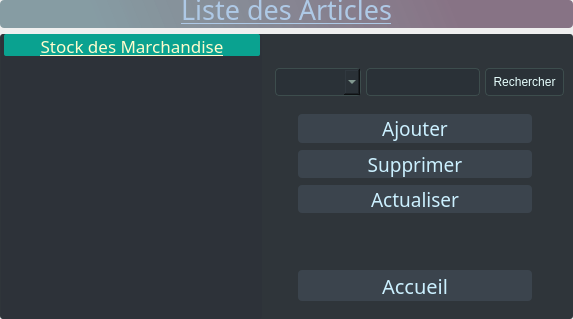
         <widget class="QWidget" name="listeArticle">
          <property name="sizePolicy">
           <sizepolicy hsizetype="Expanding" vsizetype="Expanding">
            <horstretch>0</horstretch>
            <verstretch>0</verstretch>
           </sizepolicy>
          </property>
          <property name="styleSheet">
           <string notr="true">border-radius:4px;</string>
          </property>
          <layout class="QVBoxLayout" name="verticalLayout_7">
           <property name="leftMargin">
            <number>0</number>
           </property>
           <property name="topMargin">
            <number>0</number>
           </property>
           <property name="rightMargin">
            <number>0</number>
           </property>
           <property name="bottomMargin">
            <number>0</number>
           </property>
           <item>
            <widget class="QLabel" name="label_8">
             <property name="sizePolicy">
              <sizepolicy hsizetype="Minimum" vsizetype="Expanding">
               <horstretch>0</horstretch>
               <verstretch>0</verstretch>
              </sizepolicy>
             </property>
             <property name="maximumSize">
              <size>
               <width>16777215</width>
               <height>28</height>
              </size>
             </property>
             <property name="font">
              <font>
               <family>Corbel Light</family>
               <pointsize>20</pointsize>
               <underline>true</underline>
              </font>
             </property>
             <property name="styleSheet">
              <string notr="true">color: rgb(174, 201, 230);
background-color: qlineargradient(spread:pad, x1:0.13, y1:0.568, x2:0.984925, y2:0.551, stop:0.0430622 rgba(0, 49, 65, 112), stop:0.784689 rgba(54, 18, 50, 143));</string>
             </property>
             <property name="text">
              <string>Liste des Articles</string>
             </property>
             <property name="alignment">
              <set>Qt::AlignBottom|Qt::AlignHCenter</set>
             </property>
            </widget>
           </item>
           <item>
            <widget class="QGroupBox" name="groupBox_13">
             <property name="sizePolicy">
              <sizepolicy hsizetype="Expanding" vsizetype="Preferred">
               <horstretch>0</horstretch>
               <verstretch>0</verstretch>
              </sizepolicy>
             </property>
             <property name="maximumSize">
              <size>
               <width>16777215</width>
               <height>16777215</height>
              </size>
             </property>
             <property name="styleSheet">
              <string notr="true">background-color: rgb(47, 53, 58);
border-radius :3px;</string>
             </property>
             <property name="title">
              <string/>
             </property>
             <layout class="QHBoxLayout" name="horizontalLayout_10">
              <property name="spacing">
               <number>6</number>
              </property>
              <property name="leftMargin">
               <number>1</number>
              </property>
              <property name="topMargin">
               <number>0</number>
              </property>
              <property name="bottomMargin">
               <number>0</number>
              </property>
              <item>
               <widget class="QGroupBox" name="groupBox_17">
                <property name="sizePolicy">
                 <sizepolicy hsizetype="Expanding" vsizetype="Expanding">
                  <horstretch>0</horstretch>
                  <verstretch>0</verstretch>
                 </sizepolicy>
                </property>
                <property name="maximumSize">
                 <size>
                  <width>695</width>
                  <height>16777215</height>
                 </size>
                </property>
                <property name="styleSheet">
                 <string notr="true">background-color: rgb(45, 50, 57);</string>
                </property>
                <property name="title">
                 <string/>
                </property>
                <layout class="QVBoxLayout" name="verticalLayout_10">
                 <property name="leftMargin">
                  <number>3</number>
                 </property>
                 <property name="topMargin">
                  <number>0</number>
                 </property>
                 <property name="rightMargin">
                  <number>2</number>
                 </property>
                 <item>
                  <widget class="QLabel" name="label_11">
                   <property name="sizePolicy">
                    <sizepolicy hsizetype="Expanding" vsizetype="Expanding">
                     <horstretch>0</horstretch>
                     <verstretch>0</verstretch>
                    </sizepolicy>
                   </property>
                   <property name="maximumSize">
                    <size>
                     <width>16777215</width>
                     <height>22</height>
                    </size>
                   </property>
                   <property name="font">
                    <font>
                     <family>Corbel</family>
                     <pointsize>13</pointsize>
                     <underline>true</underline>
                    </font>
                   </property>
                   <property name="styleSheet">
                    <string notr="true">background-color: rgb(10, 162, 144);
border-radius : 2px;
color: rgb(255, 252, 205);</string>
                   </property>
                   <property name="text">
                    <string>Stock des Marchandise</string>
                   </property>
                   <property name="alignment">
                    <set>Qt::AlignHCenter|Qt::AlignTop</set>
                   </property>
                  </widget>
                 </item>
                 <item>
                  <widget class="QTableView" name="stocks">
                   <property name="sizePolicy">
                    <sizepolicy hsizetype="Expanding" vsizetype="Expanding">
                     <horstretch>0</horstretch>
                     <verstretch>0</verstretch>
                    </sizepolicy>
                   </property>
                   <property name="maximumSize">
                    <size>
                     <width>694</width>
                     <height>16777215</height>
                    </size>
                   </property>
                   <property name="font">
                    <font>
                     <family>Consolas</family>
                     <pointsize>12</pointsize>
                    </font>
                   </property>
                   <property name="styleSheet">
                    <string notr="true">color: rgb(176, 213, 207);
selection-background-color:rgb(10, 162, 144);
selection-color: rgb(98, 247, 158);
background-image: url(:/img/icon/img03.png);</string>
                   </property>
                   <property name="editTriggers">
                    <set>QAbstractItemView::AnyKeyPressed|QAbstractItemView::EditKeyPressed</set>
                   </property>
                   <property name="selectionBehavior">
                    <enum>QAbstractItemView::SelectRows</enum>
                   </property>
                   <property name="verticalScrollMode">
                    <enum>QAbstractItemView::ScrollPerItem</enum>
                   </property>
                   <property name="horizontalScrollMode">
                    <enum>QAbstractItemView::ScrollPerItem</enum>
                   </property>
                   <property name="gridStyle">
                    <enum>Qt::CustomDashLine</enum>
                   </property>
                   <attribute name="horizontalHeaderCascadingSectionResizes">
                    <bool>true</bool>
                   </attribute>
                   <attribute name="horizontalHeaderDefaultSectionSize">
                    <number>100</number>
                   </attribute>
                   <attribute name="verticalHeaderCascadingSectionResizes">
                    <bool>true</bool>
                   </attribute>
                  </widget>
                 </item>
                </layout>
               </widget>
              </item>
              <item>
               <widget class="QGroupBox" name="groupBox_14">
                <property name="sizePolicy">
                 <sizepolicy hsizetype="Expanding" vsizetype="Expanding">
                  <horstretch>0</horstretch>
                  <verstretch>0</verstretch>
                 </sizepolicy>
                </property>
                <property name="maximumSize">
                 <size>
                  <width>358</width>
                  <height>16777215</height>
                 </size>
                </property>
                <property name="styleSheet">
                 <string notr="true"/>
                </property>
                <property name="title">
                 <string/>
                </property>
                <property name="alignment">
                 <set>Qt::AlignJustify|Qt::AlignVCenter</set>
                </property>
                <layout class="QVBoxLayout" name="verticalLayout_8">
                 <property name="spacing">
                  <number>0</number>
                 </property>
                 <property name="sizeConstraint">
                  <enum>QLayout::SetDefaultConstraint</enum>
                 </property>
                 <property name="leftMargin">
                  <number>0</number>
                 </property>
                 <property name="topMargin">
                  <number>20</number>
                 </property>
                 <property name="rightMargin">
                  <number>0</number>
                 </property>
                 <property name="bottomMargin">
                  <number>9</number>
                 </property>
                 <item>
                  <widget class="QGroupBox" name="groupBox_15">
                   <property name="sizePolicy">
                    <sizepolicy hsizetype="Expanding" vsizetype="Expanding">
                     <horstretch>0</horstretch>
                     <verstretch>0</verstretch>
                    </sizepolicy>
                   </property>
                   <property name="maximumSize">
                    <size>
                     <width>350</width>
                     <height>51</height>
                    </size>
                   </property>
                   <property name="font">
                    <font>
                     <family>Consolas</family>
                    </font>
                   </property>
                   <property name="title">
                    <string/>
                   </property>
                   <layout class="QHBoxLayout" name="horizontalLayout_9">
                    <property name="spacing">
                     <number>5</number>
                    </property>
                    <property name="leftMargin">
                     <number>7</number>
                    </property>
                    <property name="topMargin">
                     <number>14</number>
                    </property>
                    <property name="rightMargin">
                     <number>0</number>
                    </property>
                    <item>
                     <widget class="QComboBox" name="typeArcticle">
                      <property name="sizePolicy">
                       <sizepolicy hsizetype="Expanding" vsizetype="Fixed">
                        <horstretch>0</horstretch>
                        <verstretch>0</verstretch>
                       </sizepolicy>
                      </property>
                      <property name="maximumSize">
                       <size>
                        <width>16777215</width>
                        <height>28</height>
                       </size>
                      </property>
                      <property name="font">
                       <font>
                        <family>Corbel</family>
                        <pointsize>11</pointsize>
                       </font>
                      </property>
                      <property name="styleSheet">
                       <string notr="true">#typeArcticle{

	color: rgb(181, 213, 198);
	border : 1px solid rgb(61, 77, 77);
	border-radius : 4px;
	padding :5px;
 	background-color: rgb(42, 49, 55);  
	
	

}
#typeArcticle:hover{
gridline-color: rgb(255, 229, 125);
	selection-background-color: rgb(31, 188, 190);
	selection-color: rgb(0, 70, 58);
	color: rgb(5, 255, 247);
border : 1px solid rgb(108, 135, 133);
}</string>
                      </property>
                     </widget>
                    </item>
                    <item>
                     <widget class="QLineEdit" name="recherche">
                      <property name="sizePolicy">
                       <sizepolicy hsizetype="Expanding" vsizetype="Expanding">
                        <horstretch>0</horstretch>
                        <verstretch>0</verstretch>
                       </sizepolicy>
                      </property>
                      <property name="maximumSize">
                       <size>
                        <width>145</width>
                        <height>28</height>
                       </size>
                      </property>
                      <property name="styleSheet">
                       <string notr="true">#recherche{
color: rgb(231, 255, 254);
border : 1px solid rgb(61, 77, 77);
border-radius : 4px;
padding :3px;
background-color: rgb(42, 49, 55);
}
#recherche:hover{
	color: rgb(5, 255, 247);
border : 1px solid rgb(108, 135, 133);
}</string>
                      </property>
                      <property name="alignment">
                       <set>Qt::AlignLeading|Qt::AlignLeft|Qt::AlignVCenter</set>
                      </property>
                     </widget>
                    </item>
                    <item>
                     <widget class="QToolButton" name="rechercher">
                      <property name="sizePolicy">
                       <sizepolicy hsizetype="Fixed" vsizetype="Expanding">
                        <horstretch>0</horstretch>
                        <verstretch>0</verstretch>
                       </sizepolicy>
                      </property>
                      <property name="maximumSize">
                       <size>
                        <width>16777215</width>
                        <height>28</height>
                       </size>
                      </property>
                      <property name="styleSheet">
                       <string notr="true">#rechercher{
color: rgb(231, 255, 254);
border : 1px solid rgb(61, 77, 77);
border-radius : 4px;
padding :3px;
background-color: rgb(42, 49, 55);
}
#rechercher:hover{
	color: rgb(5, 255, 247);
border : 1px solid rgb(108, 135, 133);
}</string>
                      </property>
                      <property name="text">
                       <string>Rechercher</string>
                      </property>
                     </widget>
                    </item>
                   </layout>
                  </widget>
                 </item>
                 <item>
                  <widget class="QGroupBox" name="groupBox_16">
                   <property name="sizePolicy">
                    <sizepolicy hsizetype="Expanding" vsizetype="Expanding">
                     <horstretch>0</horstretch>
                     <verstretch>0</verstretch>
                    </sizepolicy>
                   </property>
                   <property name="maximumSize">
                    <size>
                     <width>294</width>
                     <height>16777215</height>
                    </size>
                   </property>
                   <property name="styleSheet">
                    <string notr="true"/>
                   </property>
                   <property name="title">
                    <string/>
                   </property>
                   <layout class="QVBoxLayout" name="verticalLayout_9">
                    <property name="spacing">
                     <number>7</number>
                    </property>
                    <property name="leftMargin">
                     <number>30</number>
                    </property>
                    <property name="rightMargin">
                     <number>30</number>
                    </property>
                    <item>
                     <widget class="QToolButton" name="ajoutArticle">
                      <property name="sizePolicy">
                       <sizepolicy hsizetype="Expanding" vsizetype="Expanding">
                        <horstretch>0</horstretch>
                        <verstretch>0</verstretch>
                       </sizepolicy>
                      </property>
                      <property name="maximumSize">
                       <size>
                        <width>16777215</width>
                        <height>29</height>
                       </size>
                      </property>
                      <property name="font">
                       <font>
                        <family>Corbel</family>
                        <pointsize>14</pointsize>
                       </font>
                      </property>
                      <property name="styleSheet">
                       <string notr="true">
#ajoutArticle:hover{
	font: 12pt &quot;Corbel&quot;;
border-radius :4px;
	
	background-color: qlineargradient(spread:pad, x1:0.0301508, y1:0.5, x2:0.944, y2:0.55, stop:0.0753769 rgba(6, 82, 96, 52), stop:0.784689 rgba(4, 111, 119, 57));
	color: rgb(27, 253, 238);
}
#ajoutArticle{
	color: rgb(203, 240, 255);
border-radius :4px;
background-color: rgb(59, 68, 77);
}</string>
                      </property>
                      <property name="text">
                       <string>Ajouter</string>
                      </property>
                     </widget>
                    </item>
                    <item>
                     <widget class="QToolButton" name="supprimerArticle">
                      <property name="sizePolicy">
                       <sizepolicy hsizetype="Expanding" vsizetype="Expanding">
                        <horstretch>0</horstretch>
                        <verstretch>0</verstretch>
                       </sizepolicy>
                      </property>
                      <property name="maximumSize">
                       <size>
                        <width>16777215</width>
                        <height>28</height>
                       </size>
                      </property>
                      <property name="font">
                       <font>
                        <family>Corbel</family>
                        <pointsize>14</pointsize>
                        <weight>50</weight>
                        <italic>false</italic>
                        <bold>false</bold>
                       </font>
                      </property>
                      <property name="styleSheet">
                       <string notr="true">
#supprimerArticle:hover{
	font: 12pt &quot;Corbel&quot;;
border-radius :4px;
	
	background-color: qlineargradient(spread:pad, x1:0.0301508, y1:0.5, x2:0.944, y2:0.55, stop:0.0753769 rgba(6, 82, 96, 52), stop:0.784689 rgba(4, 111, 119, 57));
	color: rgb(27, 253, 238);
}
#supprimerArticle{
	color: rgb(203, 240, 255);
border-radius :4px;
background-color: rgb(59, 68, 77);
}</string>
                      </property>
                      <property name="text">
                       <string>Supprimer</string>
                      </property>
                     </widget>
                    </item>
                    <item>
                     <widget class="QToolButton" name="actualiserArticle">
                      <property name="sizePolicy">
                       <sizepolicy hsizetype="Minimum" vsizetype="Fixed">
                        <horstretch>0</horstretch>
                        <verstretch>0</verstretch>
                       </sizepolicy>
                      </property>
                      <property name="maximumSize">
                       <size>
                        <width>16777215</width>
                        <height>28</height>
                       </size>
                      </property>
                      <property name="font">
                       <font>
                        <family>Corbel</family>
                        <pointsize>14</pointsize>
                       </font>
                      </property>
                      <property name="styleSheet">
                       <string notr="true">
#actualiserArticle:hover{
	font: 12pt &quot;Corbel&quot;;
border-radius :4px;
	
	background-color: qlineargradient(spread:pad, x1:0.0301508, y1:0.5, x2:0.944, y2:0.55, stop:0.0753769 rgba(6, 82, 96, 52), stop:0.784689 rgba(4, 111, 119, 57));
	color: rgb(27, 253, 238);
}
#actualiserArticle{
	color: rgb(203, 240, 255);
border-radius :4px;
background-color: rgb(59, 68, 77);
}</string>
                      </property>
                      <property name="text">
                       <string>Actualiser</string>
                      </property>
                     </widget>
                    </item>
                    <item>
                     <spacer name="verticalSpacer">
                      <property name="orientation">
                       <enum>Qt::Vertical</enum>
                      </property>
                      <property name="sizeType">
                       <enum>QSizePolicy::Fixed</enum>
                      </property>
                      <property name="sizeHint" stdset="0">
                       <size>
                        <width>20</width>
                        <height>50</height>
                       </size>
                      </property>
                     </spacer>
                    </item>
                    <item>
                     <widget class="QToolButton" name="retourneAccueil">
                      <property name="sizePolicy">
                       <sizepolicy hsizetype="Expanding" vsizetype="Fixed">
                        <horstretch>0</horstretch>
                        <verstretch>0</verstretch>
                       </sizepolicy>
                      </property>
                      <property name="font">
                       <font>
                        <family>Corbel</family>
                        <pointsize>15</pointsize>
                       </font>
                      </property>
                      <property name="styleSheet">
                       <string notr="true">
#retourneAccueil:hover{
	font: 12pt &quot;Corbel&quot;;
border-radius :4px;
	
	background-color: qlineargradient(spread:pad, x1:0.0301508, y1:0.5, x2:0.944, y2:0.55, stop:0.0753769 rgba(6, 82, 96, 52), stop:0.784689 rgba(4, 111, 119, 57));
	color: rgb(27, 253, 238);
}
#retourneAccueil{
	color: rgb(203, 240, 255);
border-radius :4px;
background-color: rgb(59, 68, 77);
}</string>
                      </property>
                      <property name="text">
                       <string>Accueil</string>
                      </property>
                     </widget>
                    </item>
                   </layout>
                  </widget>
                 </item>
                </layout>
               </widget>
              </item>
             </layout>
            </widget>
           </item>
          </layout>
         </widget>
